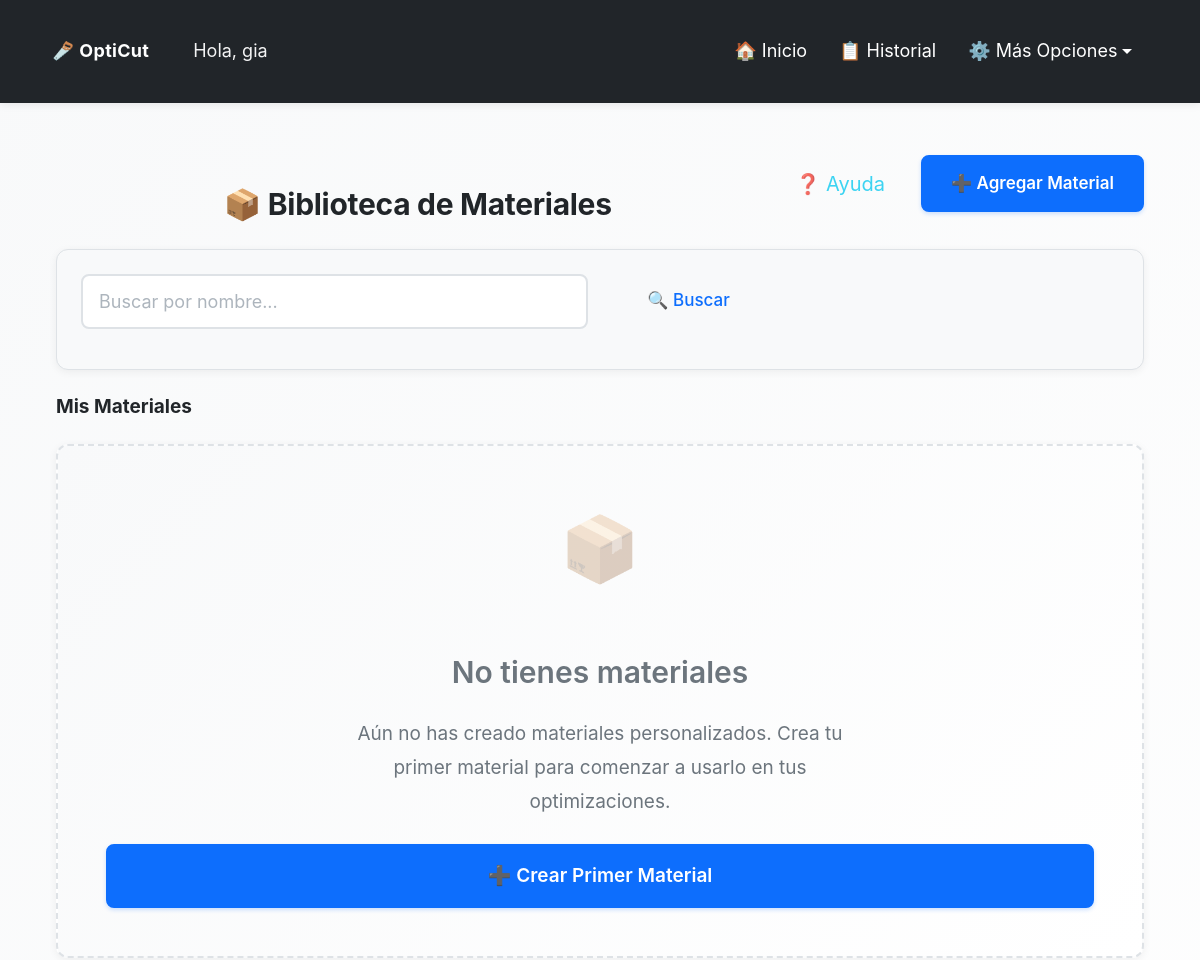
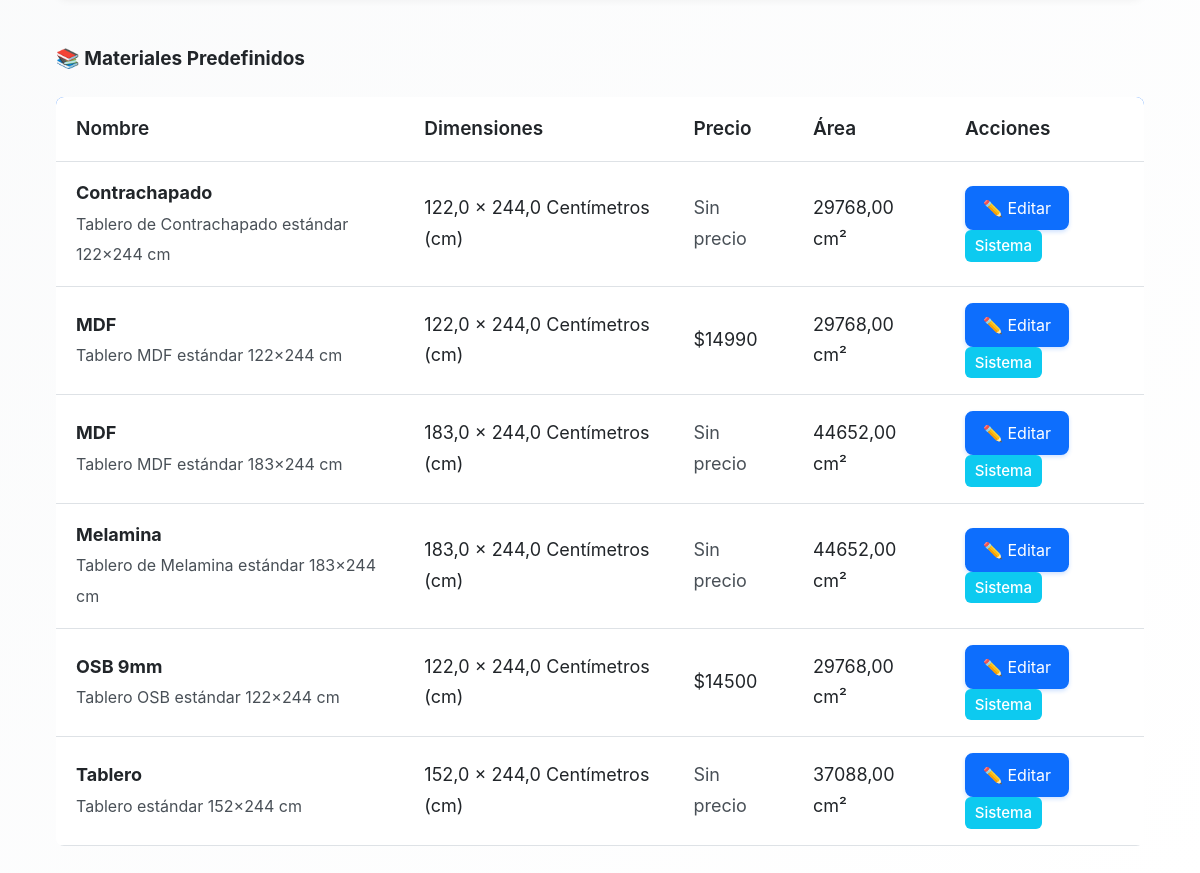
Screenshot of /opticut/materiales/ (signed in) with the database file from the repository (2 pictures, top to bottom).
### opticut/models.py (models this page shows, shortened)
class Material(models.Model):
    UNIDADES_CHOICES = [
        ('cm', 'Centímetros (cm)'),
        ('m', 'Metros (m)'),
        ('in', 'Pulgadas (in)'),
        ('ft', 'Pies (ft)'),
    ]
    usuario = models.ForeignKey(
        User,
        on_delete=models.CASCADE,
        null=True,
        blank=True,
        help_text="Usuario propietario. Null para materiales predefinidos del sistema."
    )
    nombre = models.CharField(max_length=100, help_text="Nombre del material (ej: MDF 18mm, Contrachapado)")
    ancho = models.FloatField(help_text="Ancho del tablero en cm")
    alto = models.FloatField(help_text="Alto del tablero en cm")
    unidad_medida = models.CharField(
        max_length=2,
        choices=UNIDADES_CHOICES,
        default='cm',
        help_text="Unidad de medida para mostrar"
    )
    precio = models.DecimalField(
        max_digits=10,
        decimal_places=2,
        null=True,
        blank=True,
        help_text="Precio por tablero (opcional)"
    )
    es_predefinido = models.BooleanField(
        default=False,
        help_text="Si es True, es un material del sistema (no se puede eliminar)"
    )
    descripcion = models.TextField(blank=True, help_text="Descripción adicional del material")
    fecha_creacion = models.DateTimeField(auto_now_add=True)
    fecha_actualizacion = models.DateTimeField(auto_now=True)
    class Meta:
        verbose_name = "Material"
        verbose_name_plural = "Materiales"
        ordering = ['-es_predefinido', 'nombre']
    def get_area(self):
        return self.ancho * self.alto

### opticut/views.py (the view)
# urls.py: path('materiales/', views.lista_materiales, name='lista_materiales'),
@login_required
@requiere_permiso('puede_crear_materiales')
def lista_materiales(request):
    materiales_usuario = Material.objects.filter(usuario=request.user)
    materiales_sistema = Material.objects.filter(es_predefinido=True)
    busqueda = request.GET.get('busqueda', '').strip()
    if busqueda:
        materiales_usuario = materiales_usuario.filter(nombre__icontains=busqueda)
        materiales_sistema = materiales_sistema.filter(nombre__icontains=busqueda)
    return render(request, 'opticut/lista_materiales.html', {
        'materiales_usuario': materiales_usuario,
        'materiales_sistema': materiales_sistema,
        'busqueda': busqueda,
    })

### opticut/context_processors.py (called while the page is built)
def tutorial_context(request):
    if request.user.is_authenticated:
        tiene_optimizaciones = Optimizacion.objects.filter(usuario=request.user).exists()
        return {
            'tiene_optimizaciones': tiene_optimizaciones
        }
    return {
        'tiene_optimizaciones': False
    }

### opticut/views.py (called while the page is built)
def requiere_permiso(permiso_nombre):
    def decorator(view_func):
        @wraps(view_func)
        def wrapper(request, *args, **kwargs):
            if not request.user.is_authenticated:
                return redirect('usuarios:login')
            try:
                perfil = request.user.perfil
                permiso_activo = getattr(perfil, permiso_nombre, False)
                if not permiso_activo:
                    messages.error(request, f"❌ No tienes permiso para acceder a esta funcionalidad.")
                    return redirect('opticut:index')
            except:
                return redirect('usuarios:login')
            return view_func(request, *args, **kwargs)
        return wrapper
    return decorator

### usuarios/models.py (called while the page is built)
    def get_timeout_segundos_str(self):
        if self.timeout_sesion is None:
            return '1800'  # 30 minutos por defecto
        if self.timeout_sesion == 0:
            return '0'  # Desactivado
        return str(self.timeout_sesion * 60)

### opticut/templates/opticut/lista_materiales.html (shortened to what this page needs)
{% extends 'opticut/base.html' %}
{% load static %}
{% block extra_css %}
<link rel="stylesheet" href="{% static 'opticut/css/historial.css' %}">
{% endblock %}
{% block content %}
<div class="container mt-4">
  <div class="d-flex justify-content-between align-items-center mb-4 fade-in">
    <h2 class="text-center mb-0 flex-grow-1">📦 Biblioteca de Materiales</h2>
    <div class="d-flex gap-2 align-items-center">
      <button type="button" class="btn btn-sm btn-outline-info btn-ayuda-seccion"
              onclick="iniciarTutorialSeccion('materiales')"
              title="Ayuda sobre materiales">
        ❓ Ayuda
      </button>
      <a href="{% url 'opticut:crear_material' %}" class="btn btn-primary">
        ➕ Agregar Material
      </a>
    </div>
  </div>
  <div class="search-filters fade-in mb-4">
    <form method="GET" action="{% url 'opticut:lista_materiales' %}">
      <div class="row">
        <div class="col-md-6">
          <input type="text"
                 class="form-control"
                 name="busqueda"
                 placeholder="Buscar por nombre..."
                 value="{{ busqueda }}">
        </div>
        <div class="col-md-2">
          <button type="submit" class="btn btn-outline-primary w-100">🔍 Buscar</button>
        </div>
      </div>
    </form>
  </div>
  <div class="fade-in">
    <h4 class="mb-3">Mis Materiales</h4>
    {% if materiales_usuario %}
    <div class="table-responsive">
      <table class="table table-hover">
        <thead>
          <tr>
            <th>Nombre</th>
            <th>Dimensiones</th>
            <th>Precio</th>
            <th>Área</th>
            <th>Acciones</th>
          </tr>
        </thead>
        <tbody>
          {% for material in materiales_usuario %}
          <tr>
            <td>
              <strong>{{ material.nombre }}</strong>
              {% if material.descripcion %}
                <br><small class="text-muted">{{ material.descripcion|truncatewords:10 }}</small>
              {% endif %}
            </td>
            <td>
              {{ material.ancho }} × {{ material.alto }} {{ material.get_unidad_medida_display }}
            </td>
            <td>
              {% if material.precio %}
                ${{ material.precio|floatformat:0 }}
              {% else %}
                <span class="text-muted">Sin precio</span>
              {% endif %}
            </td>
            <td>{{ material.get_area|floatformat:2 }} cm²</td>
            <td>
              <a href="{% url 'opticut:editar_material' material.pk %}" class="btn btn-sm btn-primary">✏️ Editar</a>
              {% if not material.es_predefinido %}
              <a href="{% url 'opticut:eliminar_material' material.pk %}" class="btn btn-sm btn-danger">🗑️ Eliminar</a>
              {% else %}
              <span class="badge bg-info">Sistema</span>
              {% endif %}
            </td>
          </tr>
          {% endfor %}
        </tbody>
      </table>
    </div>
    {% else %}
    <div class="card fade-in text-center card-empty-state">
      <div class="mb-4" style="font-size: 4rem; opacity: 0.3;">📦</div>
      <h4 class="mb-3">No tienes materiales</h4>
      <p class="mb-4" style="max-width: 500px; margin: 0 auto;">
        Aún no has creado materiales personalizados. Crea tu primer material para comenzar a usarlo en tus optimizaciones.
      </p>
      <a href="{% url 'opticut:crear_material' %}" class="btn btn-primary btn-lg">
        ➕ Crear Primer Material
      </a>
    </div>
    {% endif %}
  </div>
  {% if materiales_sistema %}
  <div class="fade-in mt-5">
    <h4 class="mb-3">📚 Materiales Predefinidos</h4>
    <div class="table-responsive">
      <table class="table table-hover">
        <thead>
          <tr>
            <th>Nombre</th>
            <th>Dimensiones</th>
            <th>Precio</th>
            <th>Área</th>
            <th>Acciones</th>
          </tr>
        </thead>
        <tbody>
          {% for material in materiales_sistema %}
          <tr>
            <td>
              <strong>{{ material.nombre }}</strong>
              {% if material.descripcion %}
                <br><small class="text-muted">{{ material.descripcion|truncatewords:10 }}</small>
              {% endif %}
            </td>
            <td>
              {{ material.ancho }} × {{ material.alto }} {{ material.get_unidad_medida_display }}
            </td>
            <td>
              {% if material.precio %}
                ${{ material.precio|floatformat:0 }}
              {% else %}
                <span class="text-muted">Sin precio</span>
              {% endif %}
            </td>
            <td>{{ material.get_area|floatformat:2 }} cm²</td>
            <td>
              <a href="{% url 'opticut:editar_material' material.pk %}" class="btn btn-sm btn-primary">✏️ Editar</a>
              <span class="badge bg-info">Sistema</span>
            </td>
          </tr>
          {% endfor %}
        </tbody>
      </table>
    </div>
  </div>
  {% endif %}
</div>
{% endblock %}

### opticut/templates/opticut/base.html (shortened to what this page needs)
{% load static %}
<!DOCTYPE html>
<html lang="es" data-theme="light">
<head>
    <link href="https://cdn.jsdelivr.net/npm/bootstrap@5.3.0/dist/css/bootstrap.min.css" rel="stylesheet">
    <link rel="stylesheet" href="https://cdn.jsdelivr.net/npm/intro.js@7.2.0/minified/introjs.min.css">
    <link rel="stylesheet" href="{% static 'opticut/css/main.css' %}">
    <link rel="stylesheet" href="{% static 'opticut/css/accessibility.css' %}">
    {% block extra_css %}{% endblock %}
</head>
<body {% if user.is_authenticated and user.perfil %}data-session-timeout="{{ user.perfil.get_timeout_segundos_str }}" data-perfil-theme="{% if user.perfil.tema_preferido != 'auto' %}{{ user.perfil.tema_preferido }}{% else %}auto{% endif %}" data-font-size="{{ user.perfil.tamanio_fuente }}" data-perfil-unidad="{{ user.perfil.unidad_medida_predeterminada }}" data-perfil-algoritmo="{{ user.perfil.algoritmo_predeterminado }}" data-perfil-rotacion="{{ user.perfil.rotacion_automatica_predeterminada|yesno:'1,0' }}"{% endif %}>
    <nav class="navbar navbar-expand-lg navbar-custom">
        <div class="container-fluid">
            <div class="d-flex align-items-center">
                <a class="navbar-brand me-3" href="{% url 'opticut:index' %}">
                    🪚 OptiCut
                </a>
                {% if user.is_authenticated %}
                    <span class="navbar-greeting">Hola, {{ user.username }}</span>
                {% endif %}
            </div>
            <div class="collapse navbar-collapse" id="navbarNav">
                <div class="navbar-nav ms-auto d-flex align-items-center">
                    {% if user.is_authenticated %}
                        {% if user.is_superuser or user.perfil and user.perfil.rol == 'admin' %}
                            <a class="nav-link" href="{% url 'opticut:index' %}" title="Ir a la página principal del optimizador">🏠 Inicio</a>
                            <a class="nav-link" href="{% url 'usuarios:admin_dashboard' %}" title="Ir al panel de administración de usuarios">🛡️ Admin Dashboard</a>
                        {% else %}
                            <a class="nav-link" href="{% url 'opticut:index' %}" title="Ir a la página principal del optimizador">🏠 Inicio</a>
                            <a class="nav-link" href="{% url 'opticut:historial' %}" title="Ver historial de optimizaciones">📋 Historial</a>
                        {% endif %}
                        <div class="dropdown">
                            <a class="nav-link dropdown-toggle" href="#" id="navbarDropdown" role="button" data-bs-toggle="dropdown" aria-expanded="false">
                                ⚙️ Más Opciones
                            </a>
                        </div>
                    {% else %}
                        {% block show_auth_buttons %}
                        <a href="{% url 'usuarios:login' %}" class="btn btn-outline-primary btn-sm me-2">🔑 Iniciar sesión</a>
                        <a href="{% url 'usuarios:registro' %}" class="btn btn-outline-success btn-sm">📝 Registrarse</a>
                        {% endblock %}
                    {% endif %}
                </div>
            </div>
        </div>
    </nav>
    <div class="container">
        {% block content %}
        {% endblock %}
    </div>
</body>
</html>

### opticut/static/opticut/css/accessibility.css (style rules this page uses)
* { -webkit-tap-highlight-color: rgba(13, 110, 253, 0.2); }
button, input[type="submit"], input[type="button"], input[type="checkbox"], input[type="radio"] { min-height: 44px; min-width: 44px; }
a.btn { min-height: 44px; display: inline-flex; align-items: center; justify-content: center; }
a:not(.btn) { text-decoration: none; color: var(--accent-primary); font-weight: var(--font-weight-medium); }
.text-muted { color: #495057 !important; font-size: var(--font-size-base); }
::placeholder { color: #6c757d; opacity: 0.8; font-size: var(--font-size-base); }
.navbar-brand, .nav-link, .dropdown-item { font-size: var(--font-size-base) !important; }
.form-group, .mb-3, .mb-4 { margin-bottom: 1.5rem !important; }
h1, h2, h3, h4, h5, h6 { font-weight: var(--font-weight-bold); line-height: 1.4; margin-bottom: 1rem; }
h2 { font-size: var(--font-size-2xl); }
h4 { font-size: var(--font-size-lg); }
.badge { padding: 0.5rem 0.75rem; font-size: var(--font-size-base); font-weight: var(--font-weight-semibold); border-radius: var(--border-radius-md); }
.card { border-width: 2px; }
.btn-ayuda-seccion { font-size: 1.25rem !important; padding: 0.75rem 1rem !important; min-width: 50px; min-height: 50px; }
small, .small { font-size: 1rem !important; }
.card, .form-control, .form-select, .btn { border-width: 2px; }

### opticut/static/opticut/css/historial.css (style rules this page uses)
.badge { padding: 0.35em 0.65em; border-radius: 6px; font-weight: 500; font-size: 0.9375rem; line-height: 1.4; }
.search-filters { background: var(--bg-secondary, #f8f9fa); padding: 1.5rem; border-radius: 12px; margin-bottom: 1.5rem; border: 1px solid var(--border-color, #dee2e6); }
.d-flex.justify-content-between.align-items-center { align-items: center !important; }
.card-empty-state { padding: 3rem; }

### rows the page displays
Material: nombre "Contrachapado", descripcion "Tablero de Contrachapado estándar 122×244 cm", ancho "122,0", alto "244,0", unidad_medida "Centímetros (cm)", shows "Sin precio", get_area "29768,00"
Material: nombre "MDF", descripcion "Tablero MDF estándar 122×244 cm", ancho "122,0", alto "244,0", unidad_medida "Centímetros (cm)", precio "14990", get_area "29768,00"
Material: nombre "MDF", descripcion "Tablero MDF estándar 183×244 cm", ancho "183,0", alto "244,0", unidad_medida "Centímetros (cm)", shows "Sin precio", get_area "44652,00"
Material: nombre "Melamina", descripcion "Tablero de Melamina estándar 183×244 cm", ancho "183,0", alto "244,0", unidad_medida "Centímetros (cm)", shows "Sin precio", get_area "44652,00"
Material: nombre "OSB 9mm", descripcion "Tablero OSB estándar 122×244 cm", ancho "122,0", alto "244,0", unidad_medida "Centímetros (cm)", precio "14500", get_area "29768,00"
Material: nombre "Tablero", descripcion "Tablero estándar 152×244 cm", ancho "152,0", alto "244,0", unidad_medida "Centímetros (cm)", shows "Sin precio", get_area "37088,00"

### other values shown
{{ user.username }} "gia"
